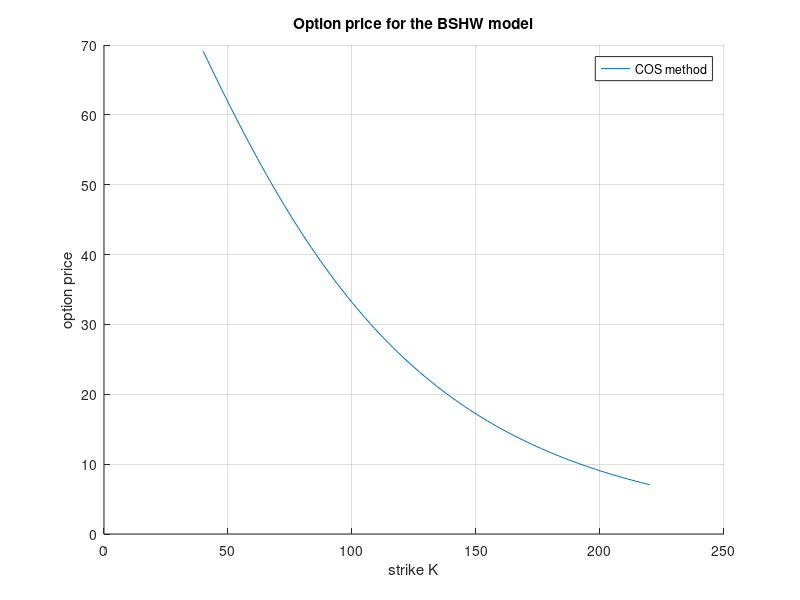
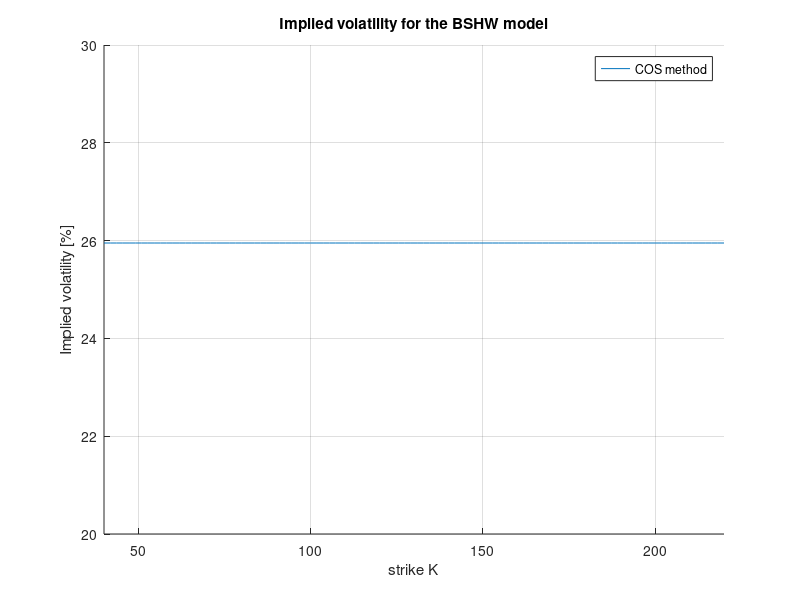

Write MATLAB code to recreate these figures, in order.
function BSHW_OptionPricesFromChF
clc;clf;close all;

% Characteristic function parameters 
% HW model parameter settings

lambda = 0.1;
eta   = 0.05;
sigma = 0.2;
rho   = 0.3;
S0    = 100; 
T     = 5;

% Strike equals stock value, thus ATM

K  = linspace(40,220,100)';
CP = 'c';

% We define a ZCB curve (obtained from the market)

P0T = @(T) exp(-0.05*T); 
 
% Settings for the COS method

N = 100;
L = 8;

% Characteristic function of the BSHW model + the COS method

cf        = @(u) ChFBSHW(u, T, P0T, lambda, eta, rho, sigma);
valCOS    = CallPutOptionPriceCOSMthd_StochIR(cf,CP,S0,T,K,N,L,P0T(T));

% Option prices, the COS method 

figure(1)
hold on;grid on
plot(K,valCOS)
legend('COS method')
title('Option price for the BSHW model')
xlabel('strike K')
ylabel('option price')

% Implied volatilities, the COS method vs. closed-form expression

IV = zeros(length(K),1);
for i=1:length(K)
    frwdStock = S0 / P0T(T);
    valCOSFrwd = valCOS(i) / P0T(T);
    IV(i) = ImpliedVolatilityBlack76(CP,valCOSFrwd,K(i),T,frwdStock,0.3);
end

figure(2)
hold on;grid on
plot(K,IV*100)
legend('COS method')
title('Implied volatility for the BSHW model')
xlabel('strike K')
ylabel('Implied volatility [%]')
axis([min(K),max(K),20,30])
    
function cfV = ChFBSHW(u, T, P0T, lambd, eta, rho, sigma)

% Time step 

dt = 0.0001;

% Complex number

i = complex(0.0,1.0);
f0T = @(t)- (log(P0T(t+dt))-log(P0T(t-dt)))/(2*dt);
   
% Initial interest rate is forward rate at time t->0

r0 = f0T(0.00001);  
theta = @(t) 1.0/lambd * (f0T(t+dt)-f0T(t-dt))/(2.0*dt) + f0T(t) + eta*eta/(2.0*lambd*lambd)*(1.0-exp(-2.0*lambd*t));  
C = @(u,tau)1.0/lambd*(i*u-1.0)*(1.0-exp(-lambd*tau));
 
 % Define a grid for the numerical integration of function theta

 zGrid = linspace(0.0,T,2500);
 term1 = @(u) 0.5*sigma*sigma *i*u*(i*u-1.0)*T;
 term2 = @(u) i*u*rho*sigma*eta/lambd*(i*u-1.0)*(T+1.0/lambd *(exp(-lambd*T)-1.0));
 term3 = @(u) eta*eta/(4.0*power(lambd,3.0))*power(i+u,2.0)*(3.0+exp(-2.0*lambd*T)-4.0*exp(-lambd*T)-2.0*lambd*T);
 term4 = @(u)  lambd*trapz(zGrid,theta(T-zGrid).*C(u,zGrid));
 A= @(u) term1(u) + term2(u) + term3(u) + term4(u);
 
 % Note that we don't include the B(u)*x0 term as it is included in the COS method

 cf = @(u)exp(A(u) + C(u,T)*r0 );
 
 % Iterate over all u and collect the ChF, iteration is necessary due to the integration in term4

 cfV = zeros(1,length(u));
 idx = 1;
 for ui=u
    cfV(idx)=cf(ui);
    idx = idx +1;
 end

function value = CallPutOptionPriceCOSMthd_StochIR(cf,CP,S0,tau,K,N,L,P0T)
i = complex(0,1);


% cf   - Characteristic function, in the book denoted as \varphi
% CP   - C for call and P for put
% S0   - Initial stock price
% r    - Interest rate (constant)
% tau  - Time to maturity
% K    - Vector of strike prices
% N    - Number of expansion terms
% L    - Size of truncation domain (typ.:L=8 or L=10)


x0 = log(S0 ./ K);   

% Truncation domain

a = 0 - L * sqrt(tau); 
b = 0 + L * sqrt(tau);

k = 0:N-1;     % row vector, index for expansion terms
u = k * pi / (b - a);   % ChF arguments

H_k = CallPutCoefficients('P',a,b,k);
temp = (cf(u) .* H_k).';
temp(1) = 0.5 * temp(1);  % Multiply the first element by 1/2

mat = exp(i * (x0 - a) * u);  % matrix-vector manipulations

% Final output

value = K .* real(mat * temp);

% Use the put-call parity to determine call prices (if needed)

if lower(CP) == 'c' || CP == 1
 value = value + S0 - K * P0T; 
end

% Coefficients H_k for the COS method

function H_k = CallPutCoefficients(CP,a,b,k)
 if lower(CP) == 'c' || CP == 1
  c = 0;
  d = b;
  [Chi_k,Psi_k] = Chi_Psi(a,b,c,d,k);
   if a < b && b < 0.0
   H_k = zeros([length(k),1]);
   else
   H_k = 2.0 / (b - a) * (Chi_k - Psi_k);
   end
 elseif lower(CP) == 'p' || CP == -1
  c = a;
  d = 0.0;
  [Chi_k,Psi_k]  = Chi_Psi(a,b,c,d,k);
   H_k = 2.0 / (b - a) * (- Chi_k + Psi_k);    
 end

function [chi_k,psi_k] = Chi_Psi(a,b,c,d,k)
 psi_k  = sin(k * pi * (d - a) / (b - a)) - sin(k * pi * (c - a)/(b - a));
 psi_k(2:end) = psi_k(2:end) * (b - a) ./ (k(2:end) * pi);
 psi_k(1)  = d - c;
 
 chi_k = 1.0 ./ (1.0 + (k * pi / (b - a)).^2); 
 expr1 = cos(k * pi * (d - a)/(b - a)) * exp(d)  - cos(k * pi... 
      * (c - a) / (b - a)) * exp(c);
 expr2 = k * pi / (b - a) .* sin(k * pi * ...
      (d - a) / (b - a))   - k * pi / (b - a) .* sin(k... 
      * pi * (c - a) / (b - a)) * exp(c);
 chi_k = chi_k .* (expr1 + expr2);
 
% Closed-form expression of European call/put option with Black-Scholes formula

function value=BS_Call_Option_Price(CP,S_0,K,sigma,tau,r)

% Black-Scholes call option price

d1 = (log(S_0 ./ K) + (r + 0.5 * sigma^2) * tau) / (sigma * sqrt(tau));
d2 = d1 - sigma * sqrt(tau);
if lower(CP) == 'c' || lower(CP) == 1
 value =normcdf(d1) * S_0 - normcdf(d2) .* K * exp(-r * tau);
elseif lower(CP) == 'p' || lower(CP) == -1
 value =normcdf(-d2) .* K*exp(-r*tau) - normcdf(-d1)*S_0;
end

function impliedVol = ImpliedVolatilityBlack76(CP,frwdMarketPrice,K,T,frwdStock,initialVol)
func = @(sigma) (BS_Call_Option_Price(CP,frwdStock,K,sigma,T,0.0) - frwdMarketPrice).^1.0;
impliedVol = fzero(func,initialVol);
